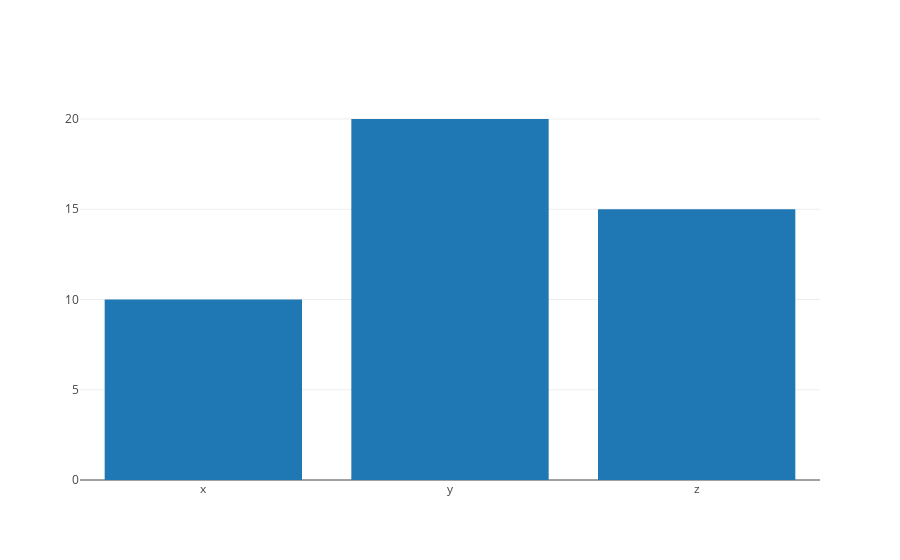

Write notebook code for a chart like this one.
### Markdown cell above
- 1 Categorical variable

### Code cell
data = [go.Bar(
            x=['x', 'y', 'z'],
            y=[10, 20, 15])]
iplot(data)

### Figure 1 — Plotly figure (JSON) as saved in the notebook; plotly's stock layout.template omitted (floating-point values rounded to 4 significant figures)
{"data": [{"type": "bar", "uid": "c8f49bb3-226c-4593-a3d1-1f55ceef361b", "x": ["x", "y", "z"], "y": [10, 20, 15]}], "layout": {}}
